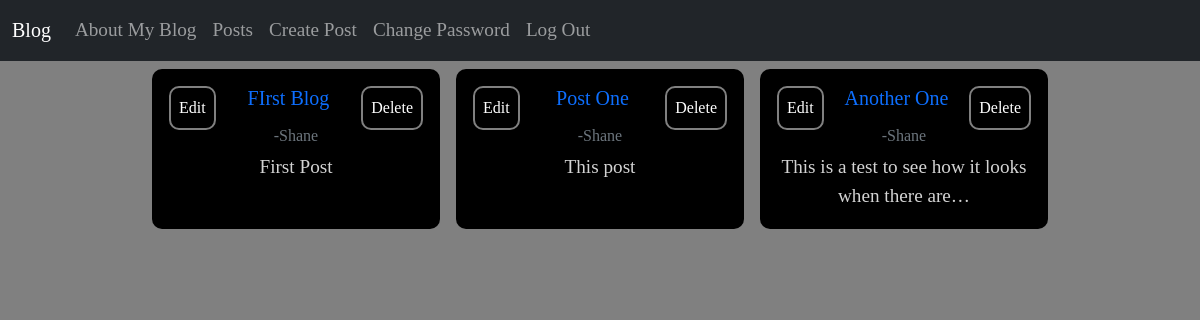
Before: /posts/ (signed in) with the older database file.
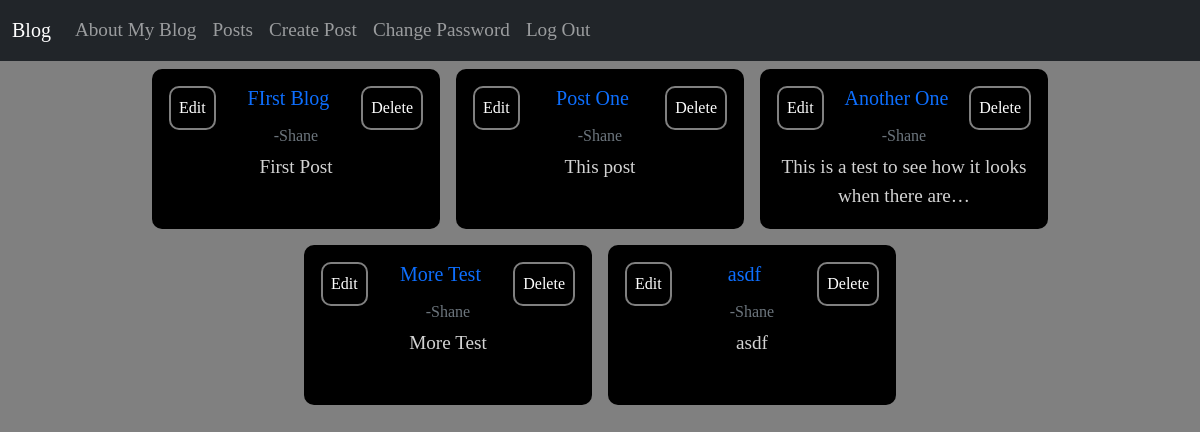
After: the same page with the newer database file.
### blog/models.py (models this page shows, shortened)
class Post(models.Model):
    title=models.CharField(max_length=200)
    body=models.TextField()
    author=models.ForeignKey(
        'auth.User',
        on_delete=models.CASCADE
    )

### blog/views.py (the view)
# urls.py: path('posts/',PostListView.as_view(), name='post_list'),
class PostListView(LoginRequiredMixin, ListView):
    model=Post
    template_name="post_list.html"

### templates/post_list.html (shortened to what this page needs)
{% extends 'base.html' %}
{% block content %}
    <div class="post-list">
        {% for post in post_list %}
        <div class="card" style="width: 18rem;">
            <div class="card-body">
                <div class="post-list-buttons">
                    <a href="{% url 'post_edit' post.id %}" class="card-link">Edit</a>
                    <h5 class="card-title" style="text-align: center; "><a href="{% url 'post_detail' post.id %}">{{post.title}}</a></h5>
                    <a href="{% url 'post_delete' post.id %}" class="card-link">Delete</a>
                </div>
                <h6 class="card-subtitle mb-2 text-muted author">-{{post.author}}</h6>
                <p class="card-text">{{post.body|truncatechars:50}}</p>
            </div>
        </div>
    {% endfor %}
    </div>
{% endblock content %}

Changed rows visible on the page:
added Post: title "More Test", author "Shane", body "More Test"
added Post: title "asdf", author "Shane", body "asdf"
